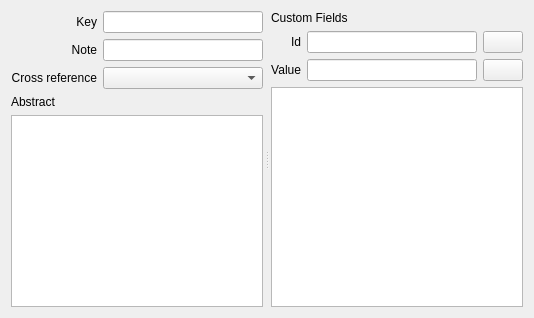
     <widget class="QWidget" name="tab_2">
      <attribute name="title">
       <string>Misc</string>
      </attribute>
      <layout class="QGridLayout" name="gridLayout_10">
       <item row="0" column="0">
        <widget class="QSplitter" name="splitter_2">
         <property name="orientation">
          <enum>Qt::Horizontal</enum>
         </property>
         <property name="handleWidth">
          <number>8</number>
         </property>
         <widget class="QWidget" name="layoutWidget">
          <layout class="QGridLayout" name="gridLayout_8">
           <item row="0" column="0">
            <widget class="QLabel" name="label_11">
             <property name="text">
              <string>Key</string>
             </property>
             <property name="alignment">
              <set>Qt::AlignRight|Qt::AlignTrailing|Qt::AlignVCenter</set>
             </property>
            </widget>
           </item>
           <item row="0" column="1">
            <widget class="QLineEdit" name="KeyLine">
             <property name="alignment">
              <set>Qt::AlignRight|Qt::AlignTrailing|Qt::AlignVCenter</set>
             </property>
            </widget>
           </item>
           <item row="1" column="0">
            <widget class="QLabel" name="label_12">
             <property name="text">
              <string>Note</string>
             </property>
             <property name="alignment">
              <set>Qt::AlignRight|Qt::AlignTrailing|Qt::AlignVCenter</set>
             </property>
            </widget>
           </item>
           <item row="1" column="1">
            <widget class="QLineEdit" name="NoteLine">
             <property name="alignment">
              <set>Qt::AlignRight|Qt::AlignTrailing|Qt::AlignVCenter</set>
             </property>
            </widget>
           </item>
           <item row="2" column="0">
            <widget class="QLabel" name="label_13">
             <property name="text">
              <string>Cross reference</string>
             </property>
             <property name="alignment">
              <set>Qt::AlignRight|Qt::AlignTrailing|Qt::AlignVCenter</set>
             </property>
            </widget>
           </item>
           <item row="2" column="1">
            <widget class="QComboBox" name="CrossReferenceCombo"/>
           </item>
           <item row="3" column="0">
            <widget class="QLabel" name="label_51">
             <property name="text">
              <string>Abstract</string>
             </property>
             <property name="alignment">
              <set>Qt::AlignLeading|Qt::AlignLeft|Qt::AlignVCenter</set>
             </property>
            </widget>
           </item>
           <item row="4" column="0" colspan="2">
            <widget class="QTextEdit" name="AbstractTextEdit"/>
           </item>
          </layout>
         </widget>
         <widget class="QWidget" name="layoutWidget">
          <layout class="QGridLayout" name="gridLayout_9">
           <item row="0" column="0" colspan="2">
            <widget class="QLabel" name="label_50">
             <property name="text">
              <string>Custom Fields</string>
             </property>
             <property name="alignment">
              <set>Qt::AlignLeading|Qt::AlignLeft|Qt::AlignVCenter</set>
             </property>
            </widget>
           </item>
           <item row="1" column="0">
            <widget class="QLabel" name="label_53">
             <property name="text">
              <string>Id</string>
             </property>
             <property name="alignment">
              <set>Qt::AlignRight|Qt::AlignTrailing|Qt::AlignVCenter</set>
             </property>
            </widget>
           </item>
           <item row="1" column="1">
            <widget class="QLineEdit" name="CustomIdLine">
             <property name="alignment">
              <set>Qt::AlignRight|Qt::AlignTrailing|Qt::AlignVCenter</set>
             </property>
            </widget>
           </item>
           <item row="1" column="2">
            <widget class="QPushButton" name="AddCustomFieldButton">
             <property name="sizePolicy">
              <sizepolicy hsizetype="Maximum" vsizetype="Fixed">
               <horstretch>0</horstretch>
               <verstretch>0</verstretch>
              </sizepolicy>
             </property>
             <property name="text">
              <string/>
             </property>
            </widget>
           </item>
           <item row="2" column="0">
            <widget class="QLabel" name="label_52">
             <property name="text">
              <string>Value</string>
             </property>
             <property name="alignment">
              <set>Qt::AlignRight|Qt::AlignTrailing|Qt::AlignVCenter</set>
             </property>
            </widget>
           </item>
           <item row="2" column="1">
            <widget class="QLineEdit" name="CustomValueLine">
             <property name="alignment">
              <set>Qt::AlignRight|Qt::AlignTrailing|Qt::AlignVCenter</set>
             </property>
            </widget>
           </item>
           <item row="2" column="2">
            <widget class="QPushButton" name="RemoveCustomFieldButton">
             <property name="sizePolicy">
              <sizepolicy hsizetype="Maximum" vsizetype="Fixed">
               <horstretch>0</horstretch>
               <verstretch>0</verstretch>
              </sizepolicy>
             </property>
             <property name="text">
              <string/>
             </property>
            </widget>
           </item>
           <item row="3" column="0" colspan="3">
            <widget class="QTableWidget" name="CustomFieldsTable">
             <property name="alternatingRowColors">
              <bool>true</bool>
             </property>
             <property name="selectionMode">
              <enum>QAbstractItemView::SingleSelection</enum>
             </property>
             <property name="selectionBehavior">
              <enum>QAbstractItemView::SelectRows</enum>
             </property>
             <property name="horizontalScrollMode">
              <enum>QAbstractItemView::ScrollPerPixel</enum>
             </property>
            </widget>
           </item>
          </layout>
         </widget>
        </widget>
       </item>
      </layout>
     </widget>
